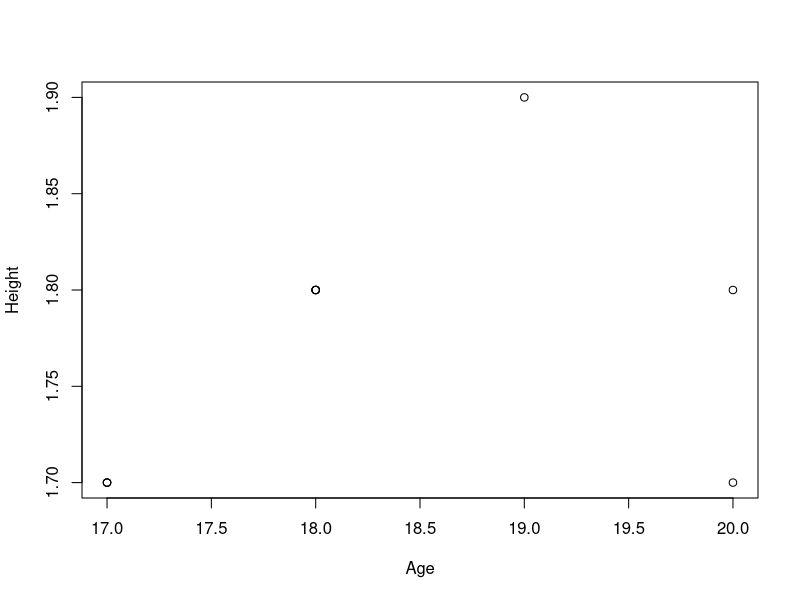
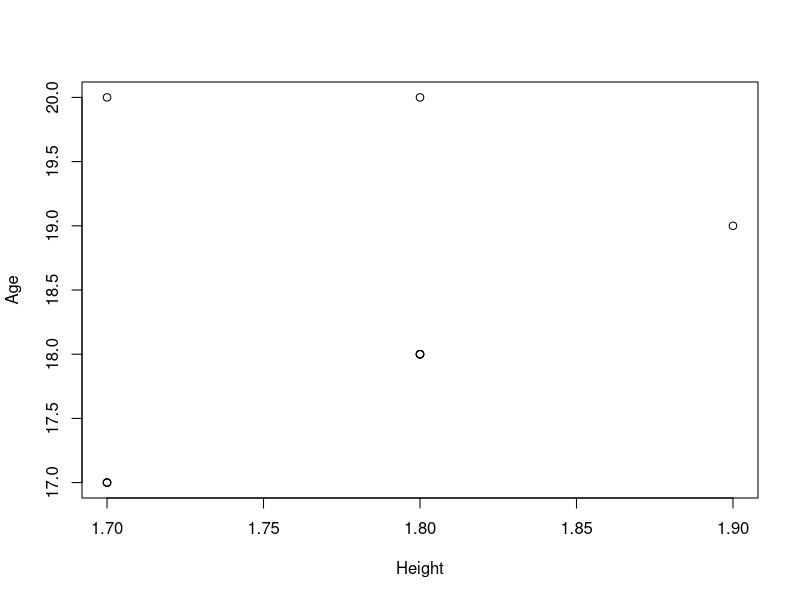
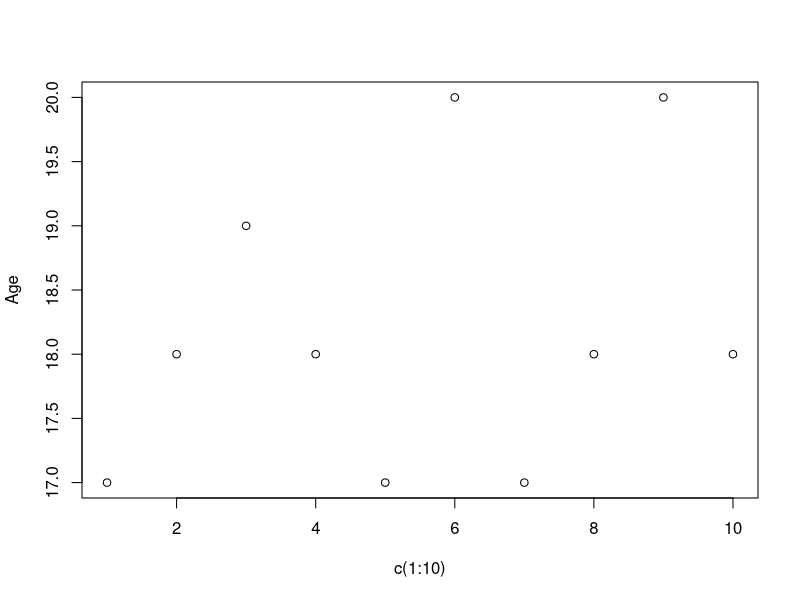
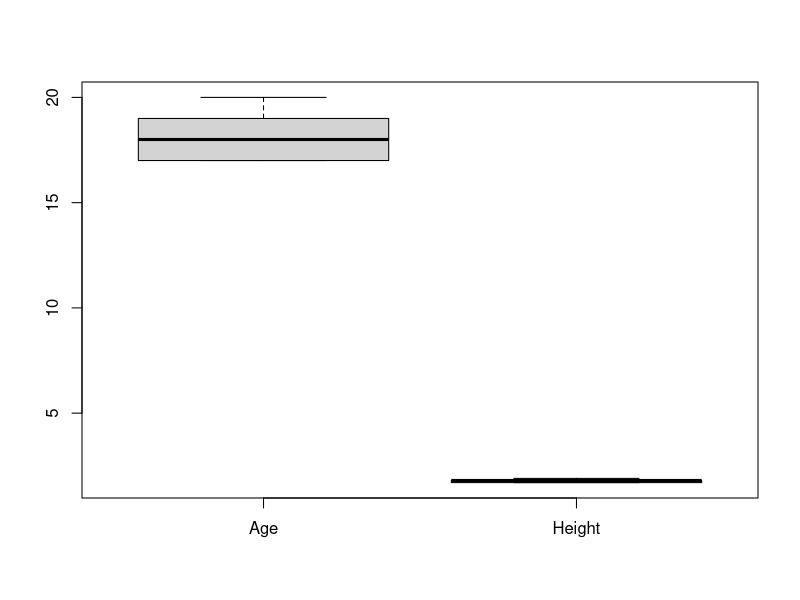
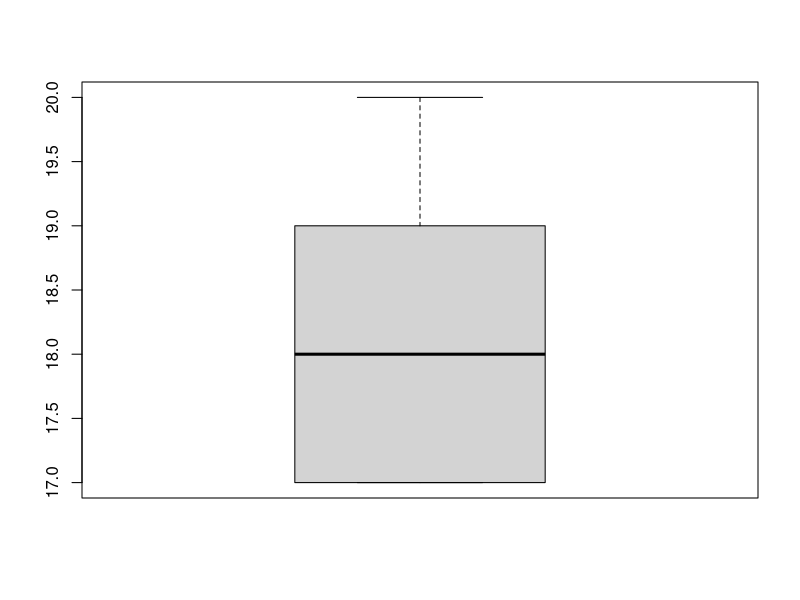
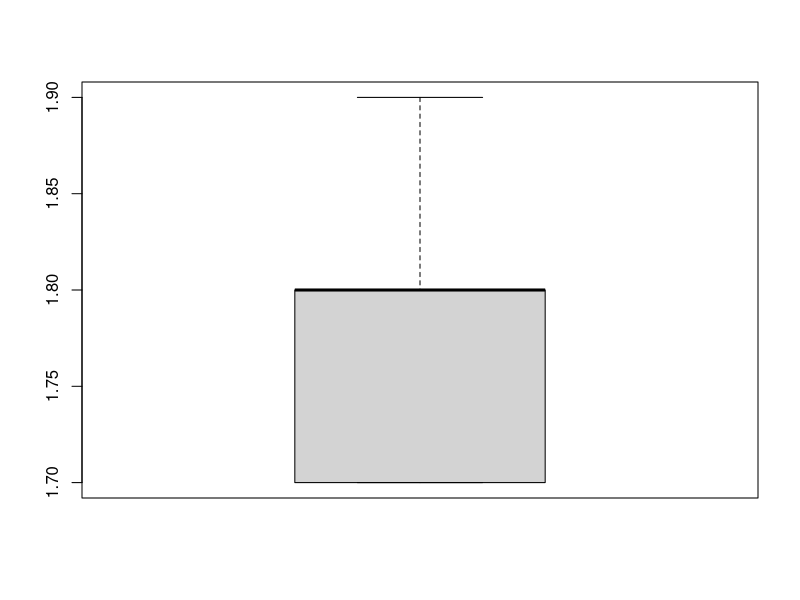
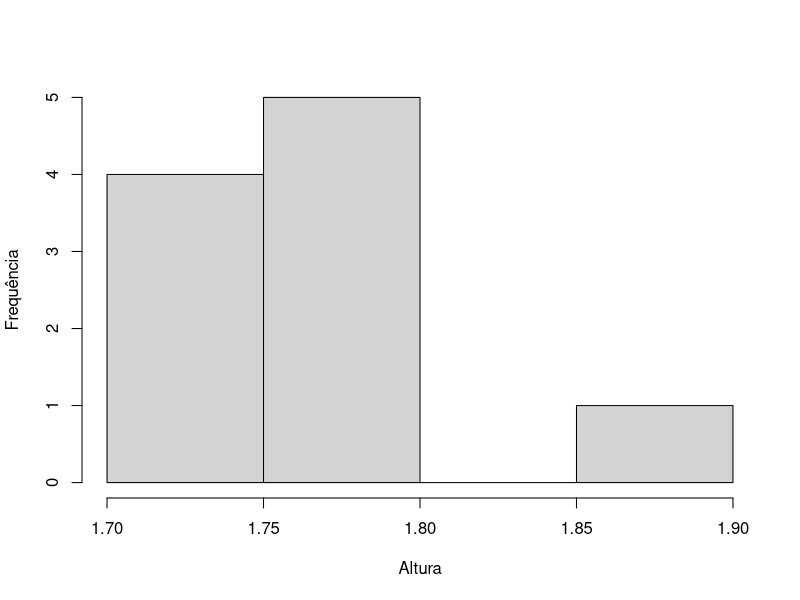

Write R code to recreate these figures, in order.
#vetores
ages <- c(17,18,19,18,17,20,17,18,20,18)
height <- c(1.7,1.8,1.9,1.8,1.7,1.8,1.7,1.8,1.7,1.8)
df_students <- data.frame(Age=ages, Height=height)

#bars
plot(df_students)

#points
plot(Age ~ Height, data=df_students)
plot(Age ~ c(1:10), data=df_students)

#boxplot
boxplot(df_students)
boxplot(df_students$Age)
boxplot(df_students$Height)

#hist
hist(df_students$Height, ylab="Frequência", xlab="Altura", main="")